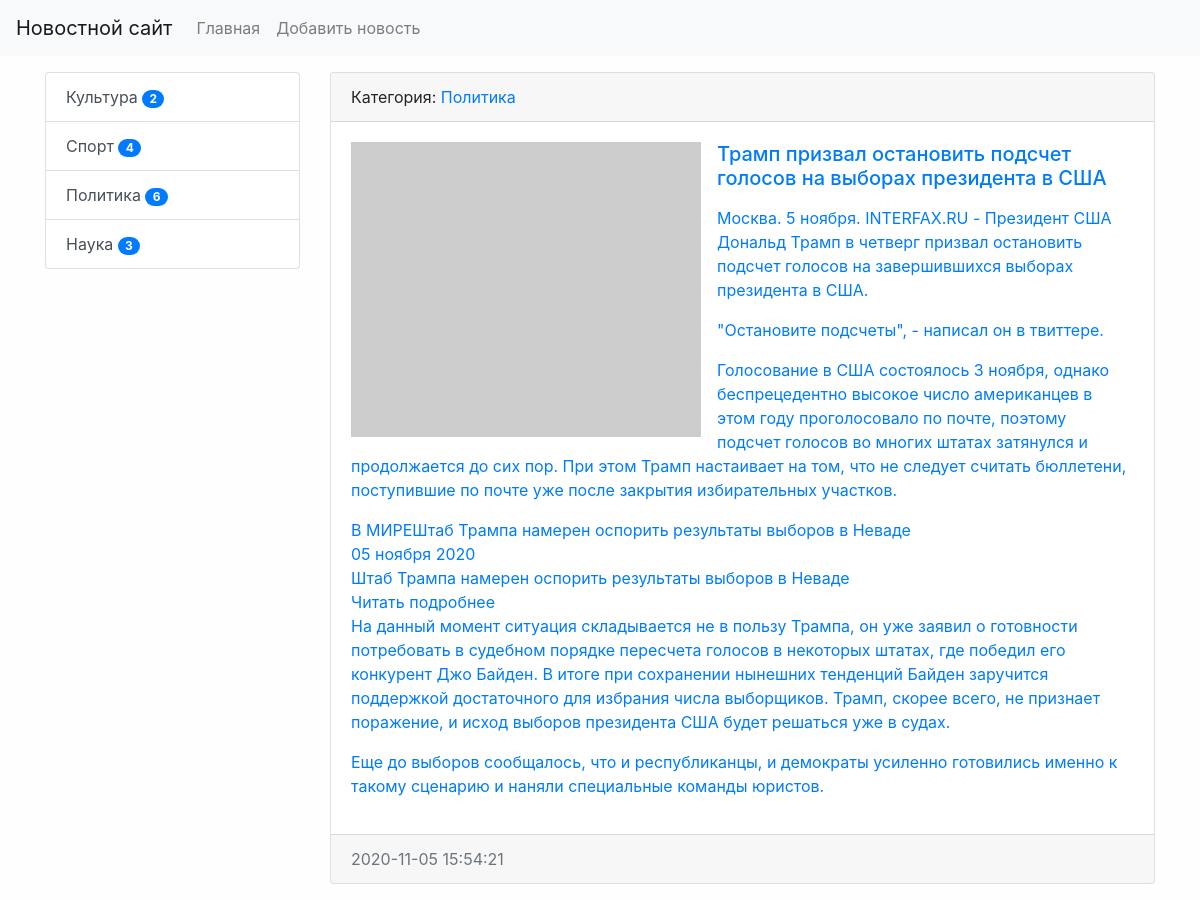
The app's page /news/15/ with its own data.
### news/models.py (models this page shows, shortened)
class Category(models.Model):
    title = models.CharField(max_length=150, db_index=True, verbose_name='Наименование категории')
    def get_absolute_url(self):
        return reverse('category', kwargs={'category_id': self.pk})
    def __str__(self):
        return self.title
    class Meta:
        verbose_name = 'Категория'
        verbose_name_plural = 'Категории'
        ordering = ['title']

class News(models.Model):
    title = models.CharField(max_length=150, verbose_name='Наименование')
    content = models.TextField(blank=True, verbose_name='Контент')
    created_at = models.DateTimeField(auto_now_add=True, verbose_name='Дата публикации')  # устанавливаются лишь раз
    updated_at = models.DateTimeField(auto_now=True, verbose_name='Обновлено')  # обновляется при каждом редактировании
    photo = models.ImageField(upload_to='photos/%Y/%m/%d/', blank=True, verbose_name='Фото')
    is_published = models.BooleanField(default=True, verbose_name='Опубликовано')
    category = models.ForeignKey('Category', on_delete=models.PROTECT, verbose_name='Категория')
    views = models.IntegerField(default=0)
    class Meta:
        verbose_name = 'Новость'
        verbose_name_plural = 'Новости'
        ordering = ['-created_at']

### news/views.py (the view)
# urls.py: path('news/<int:pk>/', ViewNews.as_view(), name='view_news'),
class ViewNews(DetailView):
    model = News
    context_object_name = 'news_item'

### news/templatetags/news_tags.py (called while the page is built)
@register.inclusion_tag('news/list_categories.html')
def show_categories(arg1='Hello', arg2='world'):
    categories = Category.objects.annotate(cnt=Count('news')).filter(cnt__gt=0)
    return {"categories": categories, "arg1": arg1, "arg2": arg2}

### news/templates/news/news_detail.html (shortened to what this page needs)
{% extends 'base.html' %}
{% block sidebar %}
{% include 'inc/_sidebar.html' %}
{% endblock %}
{% block content %}
<div class="card mb-3">
    <div class="card-header">
        Категория: <a href="{{ news_item.category.get_absolute_url }}"</a>{{ news_item.category }}
    </div>
    <div class="card-body">
            {% if news_item.photo %}
            <img src="{{ news_item.photo.url }}" alt="" width="350" class="float-left mr-3">
            {% else %}
            <img src="https://picsum.photos/id/237/200/300" alt="" width="350" class="float-left mr-3">
            {% endif %}
                <h5 class="card-title">{{ news_item.title }}</h5>
                <p class="card-text">{{ news_item.content|linebreaks }}</p>
        </div>
    <div class="card-footer text-muted">
        {{ news_item.created_at|date:"Y-m-d H:i:s" }}
    </div>
</div>
{% endblock %}

### news/templates/news/list_categories.html
<div class="list-group">
    {% for item in categories %}
    <a href="{{ item.get_absolute_url }}" class="list-group-item list-group-item-action">{{ item.title }}
                <span class="badge badge-primary badge-pill">{{ item.cnt }}</span></a>
    {% endfor %}
</div>

### mysite/static/css/style.css (style rules this page uses)
body { background-color: #fefefe; }

### records on screen
Category: title "Культура", cnt "2"
Category: title "Спорт", cnt "4"
Category: title "Политика", cnt "6"
Category: title "Наука", cnt "3"
News: category "Политика", title "Трамп призвал остановить подсчет голосов на выборах президента в США", content "Москва. 5 ноября. INTERFAX.RU - Президент США Дональд Трамп в четверг призвал остановить подсчет голосов на завершившихся выборах президента в США. \"Остановите подсчеты\", - написал он в твиттере. Голосование в США состоялось 3 ноября, однако беспрецедентно высокое число американцев в этом году проголосовало по почте, поэтому подсчет голосов во многих штатах затянулся и продолжается до сих пор. При этом Трамп настаивает на том, что не следует считать бюллетени, поступившие по почте уже после закрытия избирательных участков. В МИРЕШтаб Трампа намерен оспорить результаты выборов в Неваде 05 ноября 2020 Штаб Трампа намерен оспорить результаты выборов в Неваде Читать подробнее На данный момент…", created_at "2020-11-05 15:54:21"
